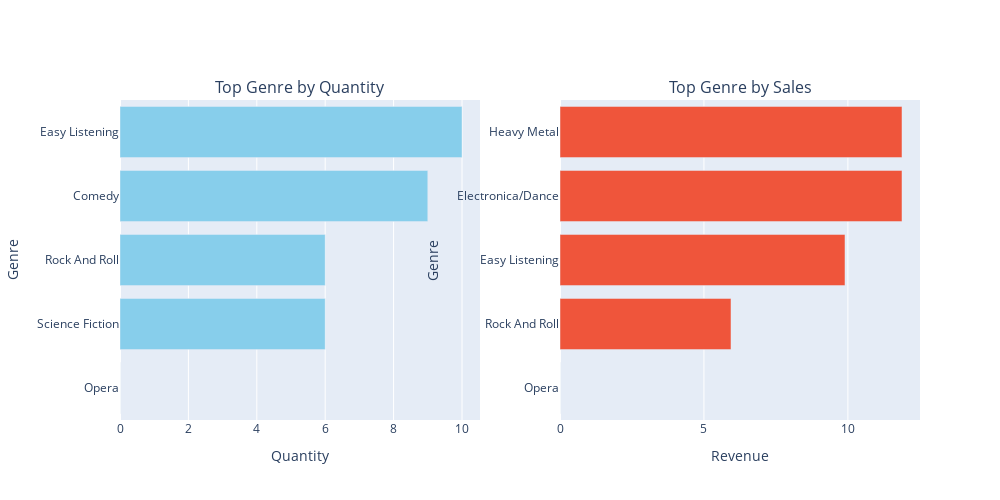

Notebook source saved alongside this figure:
### Code cell
fig = make_subplots(rows=1, cols=2, subplot_titles=('Top Genre by Quantity', 'Top Genre by Sales'))

# Grafik 1: Quantity
fig.add_trace(
    go.Bar(
        x=top_genre.sort_values(by='total_quantity', ascending=True).head(5)['total_quantity'],
        y=top_genre.sort_values(by='total_quantity', ascending=True).head(5)['genre_name'],
        orientation='h',
        marker_color='skyblue',
        name='Quantity'
    ),
    row=1, col=1
)

# Grafik 2: Revenue
fig.add_trace(
    go.Bar(
        x=top_genre.sort_values(by='total_revenue', ascending=True).head(5)['total_revenue'],
        y=top_genre.sort_values(by='total_revenue', ascending=True).head(5)['genre_name'],
        orientation='h',
        name='Total Sales'
    ),
    row=1, col=2
)

# Layout & Axis
fig.update_layout(height=500, width=1000, showlegend=False)
fig.update_xaxes(title_text="Quantity", row=1, col=1)
fig.update_xaxes(title_text="Revenue", row=1, col=2)
fig.update_yaxes(title_text="Genre", row=1, col=1)
fig.update_yaxes(title_text="Genre", row=1, col=2)

fig.show()

### Figure 1 — Plotly figure (JSON) as saved in the notebook; plotly's stock layout.template omitted (floating-point values rounded to 4 significant figures)
{"data": [{"marker": {"color": "skyblue"}, "name": "Quantity", "orientation": "h", "type": "bar", "x": [0.0, 6.0, 6.0, 9.0, 10.0], "xaxis": "x", "y": ["Opera", "Science Fiction", "Rock And Roll", "Comedy", "Easy Listening"], "yaxis": "y"}, {"name": "Total Sales", "orientation": "h", "type": "bar", "x": [0.0, 5.94, 9.9, 11.88, 11.88], "xaxis": "x2", "y": ["Opera", "Rock And Roll", "Easy Listening", "Electronica/Dance", "Heavy Metal"], "yaxis": "y2"}], "layout": {"annotations": [{"font": {"size": 16}, "showarrow": false, "text": "Top Genre by Quantity", "x": 0.225, "xanchor": "center", "xref": "paper", "y": 1, "yanchor": "bottom", "yref": "paper"}, {"font": {"size": 16}, "showarrow": false, "text": "Top Genre by Sales", "x": 0.775, "xanchor": "center", "xref": "paper", "y": 1, "yanchor": "bottom", "yref": "paper"}], "height": 500, "showlegend": false, "width": 1000, "xaxis": {"anchor": "y", "domain": [0, 0.45], "title": {"text": "Quantity"}}, "xaxis2": {"anchor": "y2", "domain": [0.55, 1], "title": {"text": "Revenue"}}, "yaxis": {"anchor": "x", "domain": [0, 1], "title": {"text": "Genre"}}, "yaxis2": {"anchor": "x2", "domain": [0, 1], "title": {"text": "Genre"}}}}
